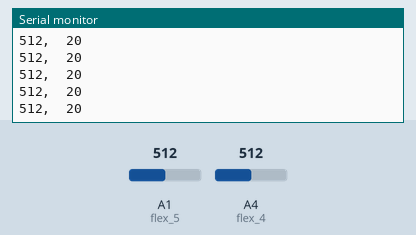
Bench run of a sketch on a simulated Arduino Uno, built with avr-gcc and run on an emulated ATmega328P. Shown: the last lines printed to the serial monitor. The test bench sets the inputs (shaded band); at power-on: A1 (flex_5) = 512, A4 (flex_4) = 512. No radio packets arrive unless stated.

Above: at 1.2 s.
1.3 s: A1 (flex_5) set to 11
At 2.4 s:
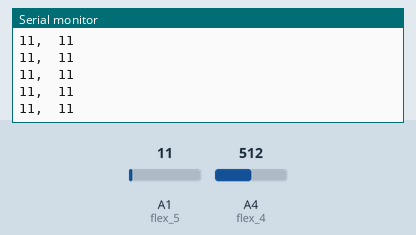
2.8 s: A1 (flex_5) set to 8
At 3.9 s:
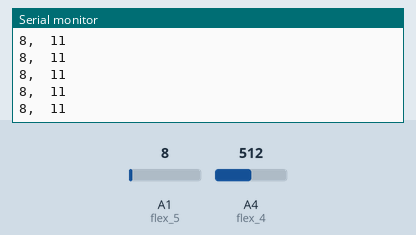
Timing chart, 0 to 5.8 s (numbered marks = the images above; inputs shaded):
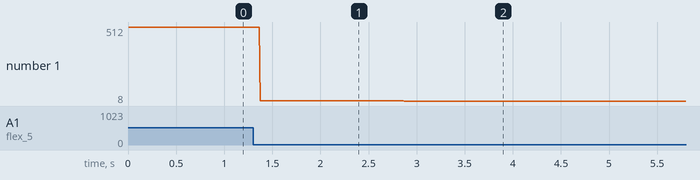

The sketch:

TR.ino
```cpp
#include <SPI.h>
#include <nRF24L01.h>
#include <RF24.h>

RF24 radio(7, 8);

const byte rxAddr[] = "0xE8E8F0F0E1LL";

int msg[1];

//define the flex sensor input pins
int flex_5 = A1;
int flex_4 = A4;
int flex_3 = A3;
int flex_2 = A2;
int flex_1 = A5;

//define variables for flex sensor values
int flex_5_val;
int flex_4_val;
int flex_3_val;
int flex_2_val;
int flex_1_val;
void setup()
{
  Serial.begin(9600);
  radio.begin();
  pinMode(flex_5 , INPUT);
  radio.setRetries(15, 15);
  radio.openWritingPipe(rxAddr);

  radio.stopListening();
}

void loop()
{
  //const char text[] = "Hello World";
  //radio.write(&text, sizeof(text));

  flex_5_val = analogRead(flex_5);
  Serial.print(flex_5_val);                           //175 - 0
  //int pos1 = map(flex_5_val, 70 , 150 , 11 , 20);
  flex_5_val = map(flex_5_val, 60 , 140 , 11 , 20);
  Serial.print(",\t");
  flex_5_val = constrain(flex_5_val , 11 , 20 );
  //pos1 = pos1/30;
  //pos1 = pos1 * 30;
  Serial.println(flex_5_val);
  msg[0] = flex_5_val;
  radio.write(  &msg, sizeof(msg) );

  //Serial.print(",\t");
    flex_4_val = analogRead(flex_4);

   // Serial.print(flex_4_val);                         //175 - 0
  flex_4_val = map(flex_4_val, 1023, 0, 11, 20);
  msg[0] = flex_4_val;
  //radio.write( &msg, sizeof(msg) );

    }
```

Measured:
- after the input at 1.3 s, the serial monitor: prints a new line after 0.07 s (image 1)
- after the input at 2.8 s, the serial monitor: prints a new line after 0.07 s (image 2)
- plotted number 1: 512 → 11 after the input at 1.3 s, 11 → 8 after the input at 2.8 s
